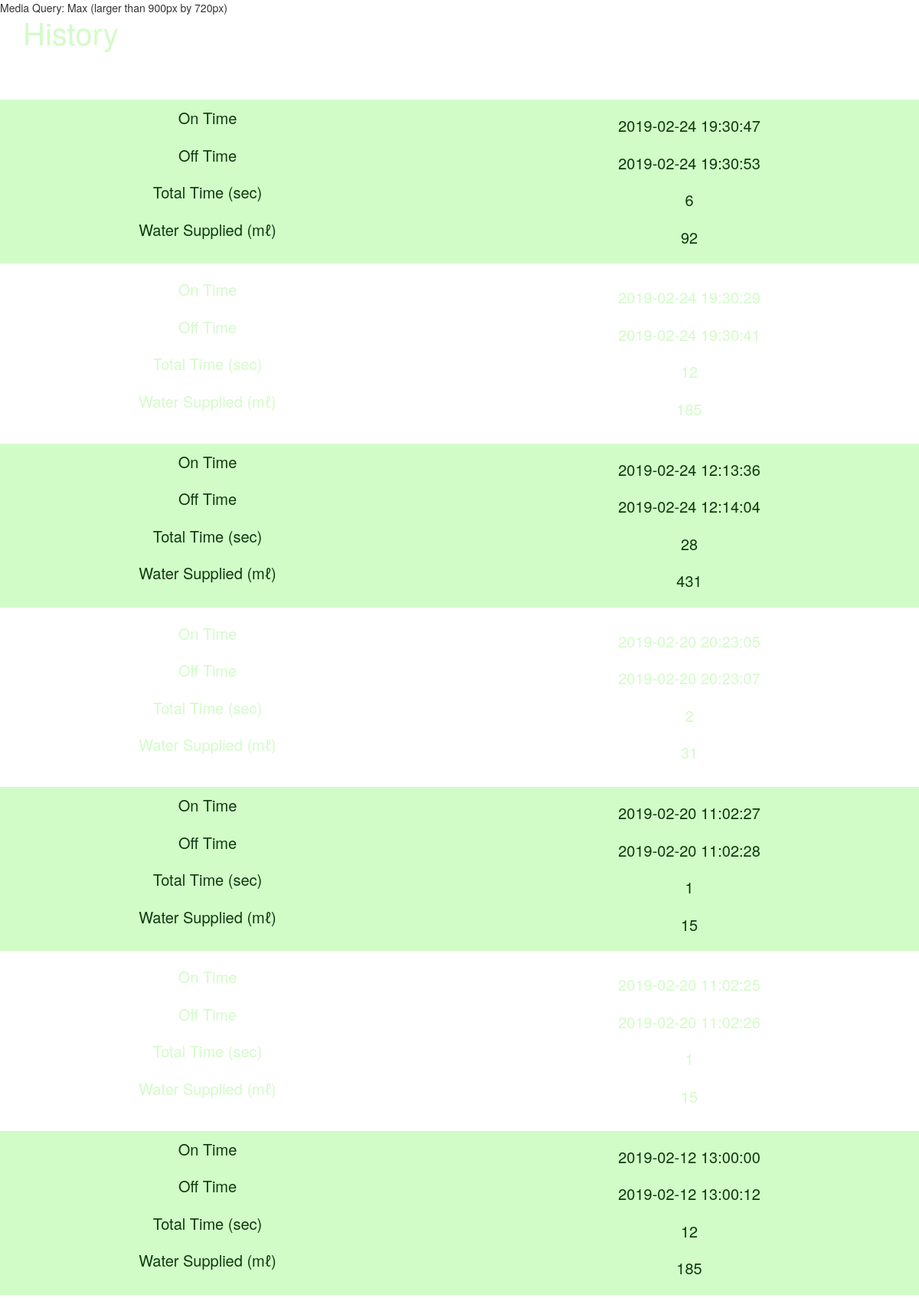
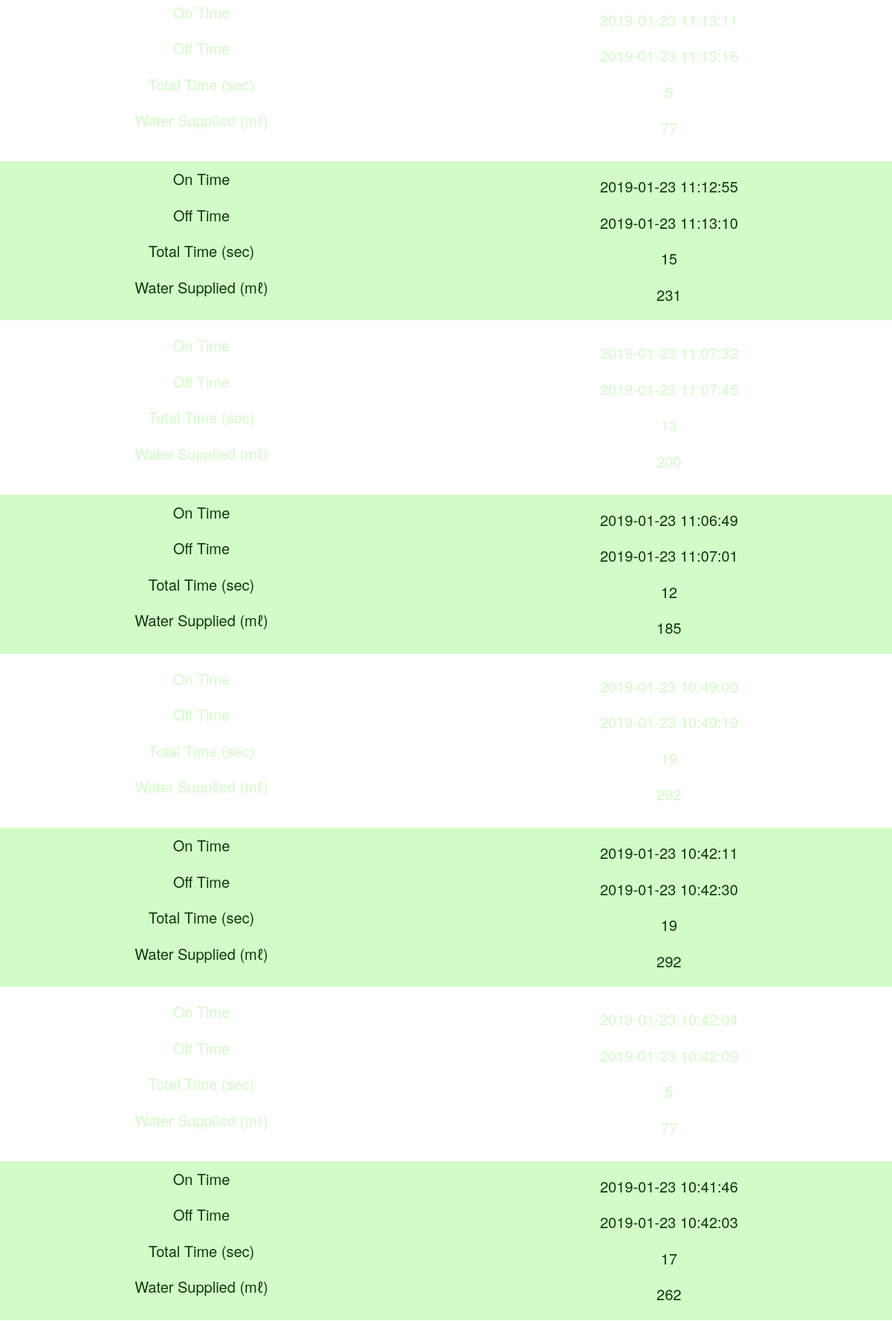
The app's page /history (upper part) with its own data (2 pictures, top to bottom).
### tables this page shows
CREATE TABLE History
(
SrNo INTEGER PRIMARY KEY AUTOINCREMENT,
OnTime DATETIME2(0),
OffTime DATETIME2(0),
TotalTime TIME,
WaterSupplied INTEGER
);

### web_plants.py (the view)
@app.route("/history")
def his():
    tb_contents = water.history_table()
    return render_template('table.html', tbc = tb_contents)

### water.py (called while the page is built)
def history_table():
    conn = sqlite3.connect('/var/www/AWS/AWS_db.db')
    curs = conn.cursor()
    curs.execute("select * from History order by SrNo desc")
    db_contents = curs.fetchall()
    print (db_contents)
    conn.commit()
    conn.close()
    return db_contents

### templates/table.html (shortened to what this page needs)
<!DOCTYPE html>
<html>
<head>
  <link rel="stylesheet" href="https://maxcdn.bootstrapcdn.com/bootstrap/3.3.7/css/bootstrap.min.css">
  <link rel="stylesheet" type="text/css" href="//netdna.bootstrapcdn.com/bootstrap/3.0.3/css/bootstrap.min.css">
</head>
<body>
<div class="container">
  <h2>History</h2>
  <div class="table-responsive">
  <div class="bgimg">
  <div id="div1">
  </div>
  <div id="div2">
    <table id="scrollContent">
      <col width = 25%>
      <col width = 25%>
      <col width = 25%>
      <col width = 25%>
      <tbody>
          {% for row in tbc %}
            <tr>
                <td>{{row[1]}}</td>
                <td>{{row[2]}}</td>
                <td>{{row[3]}}</td>
                <td>{{row[4]}}</td>
            </tr>
          {% endfor %}
      </tbody>
    </table>
  </div>
  </div>
  </div>
</div>
</body>
</html>

### templates/table.html (style rules this page uses)
h2 { color: #d2fcc7; font-size: 40px; margin-left: 0px; padding-left: 0px; }
#div1 { height: 30px; width: 100%; padding: 0; margin-top: 80px; }
#div2 { height: 100%; width: 100%; overflow: auto; overflow-x: auto; padding-top: 20px; }
#scrollContent { text-align: center; font-size: 20px; width: 100%; color: #d2fcc7; cellspacing: 0px; cellpadding: 0px; height: 100px; }
#scrollContent, td { border-bottom: 1px solid #d2fcc7; }
th, tr, td { padding-top: 10px; padding-bottom: 10px; }
@media only screen 
    and (max-width: 760px), (min-device-width: 768px) 
    and (max-device-width: 1024px) { table, thead, tbody, th, td, tr { display: block; } }
@media only screen 
    and (max-width: 760px), (min-device-width: 768px) 
    and (max-device-width: 1024px) { tr { margin: 0 0 1rem 0; } }
@media only screen 
    and (max-width: 760px), (min-device-width: 768px) 
    and (max-device-width: 1024px) { tr:nth-child(odd) { background-color: #d2fcc7; color: #0b3a11; } }
@media only screen 
    and (max-width: 760px), (min-device-width: 768px) 
    and (max-device-width: 1024px) { td { border: none; position: relative; padding-left: 50%; } }
@media only screen 
    and (max-width: 760px), (min-device-width: 768px) 
    and (max-device-width: 1024px) { td:before { position: absolute; top: 0; left: 6px; width: 45%; padding-right: 10px; white-space: nowrap; } }
@media only screen 
    and (max-width: 760px), (min-device-width: 768px) 
    and (max-device-width: 1024px) { #div2 { height: 95%; width: 100%; overflow: auto; overflow-x: auto; padding-top: 20px; } }
@media only screen 
    and (max-width: 760px), (min-device-width: 768px) 
    and (max-device-width: 1024px) { td:nth-of-type(1):before { content: "On Time"; } }
@media only screen 
    and (max-width: 760px), (min-device-width: 768px) 
    and (max-device-width: 1024px) { td:nth-of-type(2):before { content: "Off Time"; } }
@media only screen 
    and (max-width: 760px), (min-device-width: 768px) 
    and (max-device-width: 1024px) { td:nth-of-type(3):before { content: "Total Time (sec)"; } }
@media only screen 
    and (max-width: 760px), (min-device-width: 768px) 
    and (max-device-width: 1024px) { td:nth-of-type(4):before { content: "Water Supplied (mℓ)"; } }

### records on screen
History: OnTime "2019-02-24 19:30:47", OffTime "2019-02-24 19:30:53", TotalTime "6", WaterSupplied "92"
History: OnTime "2019-02-24 19:30:29", OffTime "2019-02-24 19:30:41", TotalTime "12", WaterSupplied "185"
History: OnTime "2019-02-24 12:13:36", OffTime "2019-02-24 12:14:04", TotalTime "28", WaterSupplied "431"
History: OnTime "2019-02-20 20:23:05", OffTime "2019-02-20 20:23:07", TotalTime "2", WaterSupplied "31"
History: OnTime "2019-02-20 11:02:27", OffTime "2019-02-20 11:02:28", TotalTime "1", WaterSupplied "15"
History: OnTime "2019-02-20 11:02:25", OffTime "2019-02-20 11:02:26", TotalTime "1", WaterSupplied "15"
History: OnTime "2019-02-12 13:00:00", OffTime "2019-02-12 13:00:12", TotalTime "12", WaterSupplied "185"
History: OnTime "2019-01-23 11:13:11", OffTime "2019-01-23 11:13:16", TotalTime "5", WaterSupplied "77"
History: OnTime "2019-01-23 11:12:55", OffTime "2019-01-23 11:13:10", TotalTime "15", WaterSupplied "231"
History: OnTime "2019-01-23 11:07:32", OffTime "2019-01-23 11:07:45", TotalTime "13", WaterSupplied "200"
History: OnTime "2019-01-23 11:06:49", OffTime "2019-01-23 11:07:01", TotalTime "12", WaterSupplied "185"
History: OnTime "2019-01-23 10:49:00", OffTime "2019-01-23 10:49:19", TotalTime "19", WaterSupplied "292"
History: OnTime "2019-01-23 10:42:11", OffTime "2019-01-23 10:42:30", TotalTime "19", WaterSupplied "292"
History: OnTime "2019-01-23 10:42:04", OffTime "2019-01-23 10:42:09", TotalTime "5", WaterSupplied "77"
History: OnTime "2019-01-23 10:41:46", OffTime "2019-01-23 10:42:03", TotalTime "17", WaterSupplied "262"
